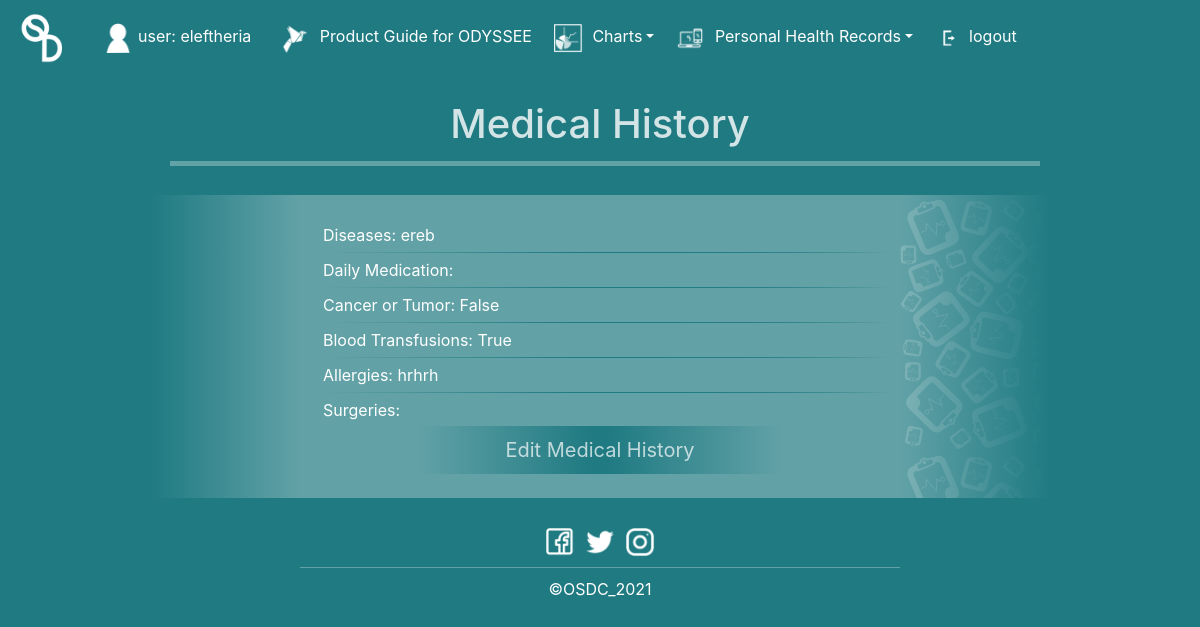
Page /mhview/ (signed in) on the committed database.
### main/models.py (models this page shows, shortened)
class MedicalHistory(models.Model):
    user = models.ForeignKey(User, on_delete=models.CASCADE, related_name="medicalhistory", null=True)
    diseses = models.CharField(max_length=200, default='NULL', null=True)
    dailyMedication = models.CharField(max_length=200, default='NULL')
    cancerOrTumor = models.BooleanField(default=False)
    bloodTransfusions = models.BooleanField(default=False)
    allergies = models.CharField(max_length=200, default='NULL')
    surgeries = models.CharField(max_length=200, default='NULL')
    dateOfUpdate = models.DateTimeField(default=datetime.now())
    class Meta:
        ordering = ['user']

### main/views.py (the view)
# urls.py: path('mhview/', views.mhview, name="mhview"),
def mhview(response):
    current_user = response.user
    return render(response, "main/mhview.html", {"current_user":current_user})

### main/templates/main/mhview.html (shortened to what this page needs)
{% extends 'main/view.html' %}
{% load static %}
{% block header %}
    <h1 class="text-white" style="opacity: 0.8;">Medical History</h1>
{% endblock %}
{% block content %}
			{% if current_user.medicalhistory.all %}
				{% for mh in current_user.medicalhistory.all %}
					<p>Diseases: {{mh.diseses}}</p>
                    <hr>
					<p>Daily Medication: {{mh.dailyMedication}}</p>
                    <hr>
					<p>Cancer or Tumor: {{mh.cancerOrTumor}}</p>
                    <hr>
					<p>Blood Transfusions: {{mh.bloodTransfusions}}</p>
                    <hr>
					<p>Allergies: {{mh.allergies}}</p>
                    <hr>
					<p>Surgeries: {{mh.surgeries}}</p>
				{% endfor %}
			{% else %}
				<div class="row justify-content-center">
					<p>Here will be presented all your medicsl history's data.</p>
				</div>
				{% endif %}
{% endblock %}
{% block image %}
	url('{% static 'main/MHmt.png' %}')
{% endblock %}
{% block button %}
	Edit Medical History
{% endblock %}
{% block link %}
	/mh
{% endblock %}

### main/templates/main/base.html (shortened to what this page needs)
{% load static %}
<html>
<head>
    <link rel="stylesheet" href="https://stackpath.bootstrapcdn.com/bootstrap/4.3.1/css/bootstrap.min.css">
    <link rel="stylesheet" href="https://cdnjs.cloudflare.com/ajax/libs/font-awesome/4.7.0/css/font-awesome.min.css">
</head>
<body>
    <nav class="navbar navbar-expand-lg navbar-dark" style="background-color:#1f7a82; z-index:99; position:fixed; width:100%;">
        <a class="navbar-brand text-white" href="/home"><img src="{% static 'main/OSDC.png' %}" alt="LOGO" style="width:50px;"></a>
        <li class="nav-item" style="display: {% if current_user.is_authenticated %}block{% else %}none{% endif %};">
            <a class="nav-link text-white"><img src="{% static 'main/user.png' %}" alt="user" class="social-logo">user: {{current_user.username}}</a>
        </li>
        <div class="collapse navbar-collapse" id="navbarNav">
            <ul class="navbar-nav" style="font-size: 16px;">
                <li class="nav-item" style="display: {% if current_user.is_authenticated %}block{% else %}block{% endif %};">
                    <a class="nav-link text-white" href="/prg"><img src="{% static 'main/prg.png' %}" alt="DC" class="social-logo"> Product Guide for ODYSSEE</a>
                </li>
                <li class="nav-item dropdown text-white" style="display: {% if current_user.is_authenticated %}block{% else %}block{% endif %};">
                    <a class="nav-link dropdown-toggle text-white" data-toggle="dropdown" href="#"><img src="{% static 'main/charts.png' %}" alt="PD" class="social-logo"> Charts</a>
                </li>
                <li class="nav-item dropdown text-white" style="display: {% if current_user.is_authenticated %}block{% else %}none{% endif %};">
                    <a class="nav-link dropdown-toggle text-white" data-toggle="dropdown" href="#"><img src="{% static 'main/tools.png' %}" alt="PD" class="social-logo"> Personal Health Records</a>
                </li>
                <li class="nav-item" style="display: {% if current_user.is_authenticated %}block{% else %}none{% endif %};">
                    <a class="nav-link text-white" href="/logout"><img src="{% static 'main/Lo.png' %}" alt="logout" class="social-logo">logout</a>
                </li>
            </ul>
        </div>
    </nav>
	<div id="content" name="content">
        <div class="row justify-content-center m-0">
            <div style="margin-top: 100px;">
                {% block header %}
                {% endblock %}
            </div>
        </div>
        <div class="row justify-content-center m-0" id="main" style="padding-top: {% block hr-padding %}{% endblock %};">
                <div  class="col-9">
                    <hr style="height:5px; background-image:linear-gradient(90deg, #62a2a7, #62a2a7); display: {% block hr %}{% endblock %};">
                </div>
        </div>
        <div class="row justify-content-center m-0">
            <br>
        </div>
        <div class="row justify-content-center m-0">
                <div  class="col-9" style="background-color:#62a2a7;">
                    <div class="text-white">
                        <div class="row justify-content-center">
                            {% block view %}
                            {% endblock %}
                        </div>
                    </div>
                </div>
        </div>
        <div class="row justify-content-center m-0">
            <br>
        </div>
        <div id="footer" name="footer" class="footer m-0 p-0" style="padding-top: 10px;">
                <div class="col-12">
                    <div class="row justify-content-center">
                        <div class="col social">
                            <a href="#"><img src="{% static 'main/facebook.png' %}" alt="facebook" class="social-logo"></a>
                        </div>
                        <div class="col social">
                            <a href="#"><img src="{% static 'main/twitter.png' %}" alt="twitter" class="social-logo"></a>
                        </div>
                        <div class="col social">
                            <a href="#"><img src="{% static 'main/instagram.png' %}" alt="instagram" class="social-logo"></a>
                        </div>
                    </div>
                <div class="row justify-content-center">
                    <hr style="background-image:linear-gradient(90deg, #62a2a7, #62a2a7); width: 50%;">
                    <div class="col-12 p-0">
                        <div class="text text-white">
                            <p>&copy;OSDC_2021</p>
                        </div>
                    </div>
                </div>
            </div>
        </div>
	</div>
</body>
</html>

### main/templates/main/base.html (style rules this page uses)
html { scroll-behavior: smooth; background-color: red; margin: 0px; padding: 0px; }
body { top: 0px; left: 0px; overflow-x: hidden; width: 100%; min-height:100%; margin: 0px; padding: 0px; background-color:#1f7a82; position: absolute; }
p { margin-bottom:0.25rem; margin-top:0.25rem; padding-left:0.5rem; padding-right:0.5rem; }
hr { width: 100%; height:1px; border-width:0; margin:5px; background-image:linear-gradient(90deg, #62a2a7, #1f7a82, 90%, #62a2a7); }
.text { text-align: center; vertical-align: middle; height: 100%; width: 100%; padding: 0px; margin: 0px; }
.social { padding: 0px; max-width: 40px; }
.social-logo { width:30px; margin: 5px; }
.footer { width: 100%; }
* { padding: 0; margin: 0; }

### rows in the picture
MedicalHistory: diseses "ereb", cancerOrTumor "False", bloodTransfusions "True", allergies "hrhrh"

### other values in the picture
{{ current_user.username }} "eleftheria"
